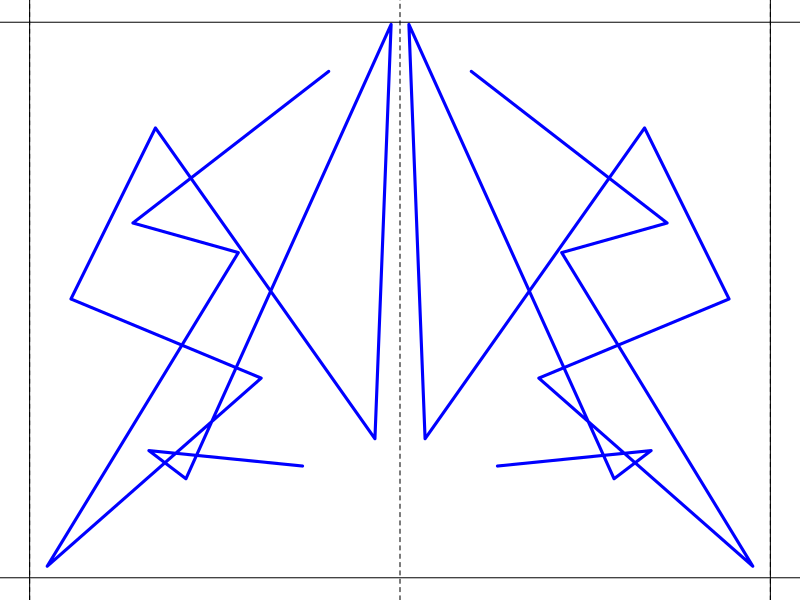
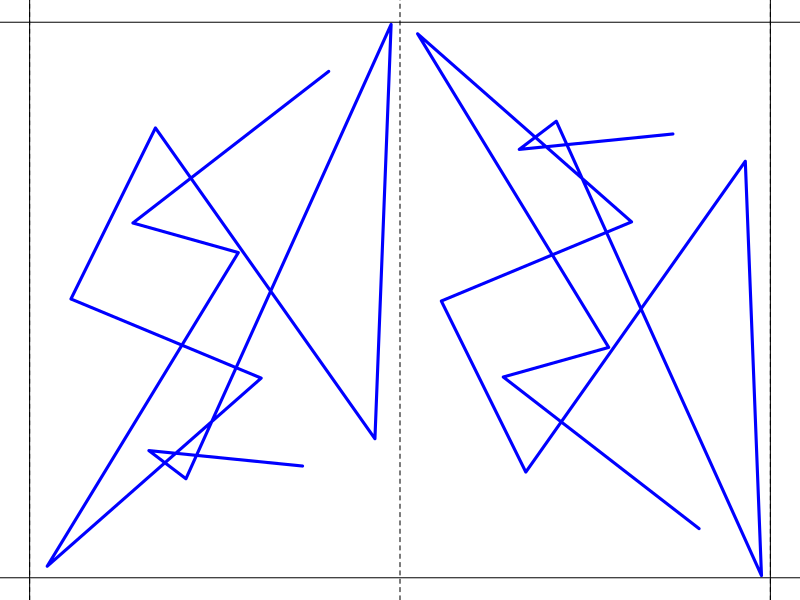
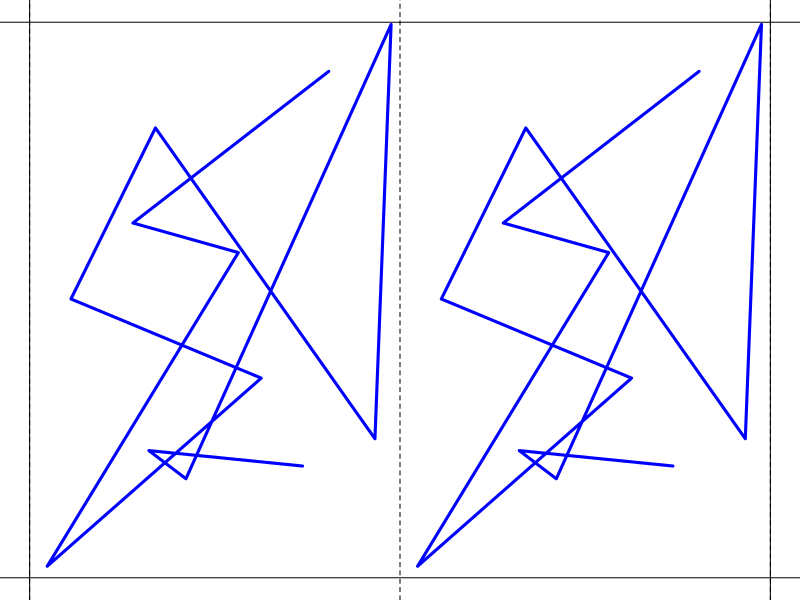
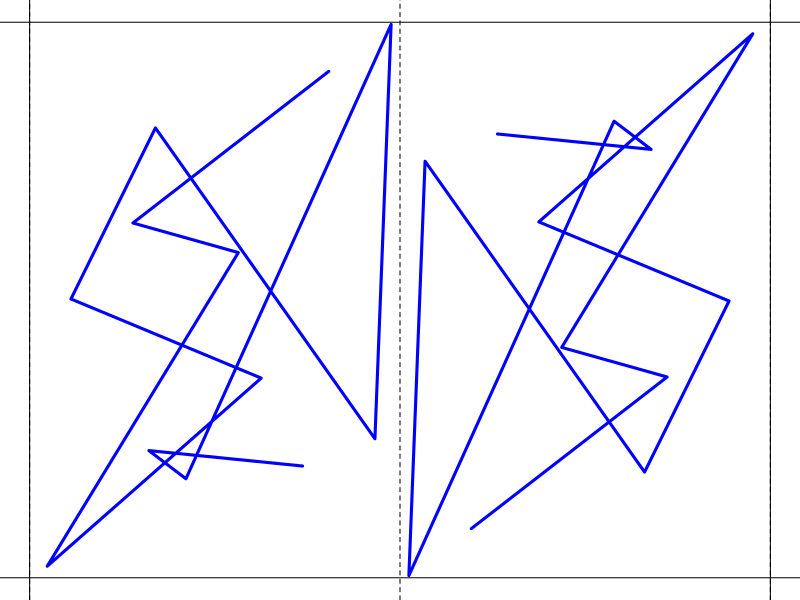

Reproduce these figures in R, in order.
## ---- chunk 1
myorder = sample(1:4)
wrds = c("translation","rotation","glide","mirror")
mywrds = wrds[myorder]

al = paste0("* ",wrds,collapse="\n")
sol1 = paste0(1*(myorder[1]==1:4),collapse="")
sol2 = paste0(1*(myorder[2]==1:4),collapse="")
sol3 = paste0(1*(myorder[3]==1:4),collapse="")
sol4 = paste0(1*(myorder[4]==1:4),collapse="")

getbasedots = function(fg=1,n=4){
    if(fg<6){
        x = runif(2*n)
        y = runif(2*n)-0.5
        h = runif(2*n)
        p = sample(1:20,2*n)
    } else {
        x = runif(n)
        y = runif(n)-0.5
        h = runif(n)
        p = sample(1:20,n)
        x = c(x,x)
        y = c(y,-y)
        h = c(h,h)
        p = c(p,p) 
    }
    dots = data.frame(x,y,h,p)
    return(dots)
}

translate = function(dots,dx=1){
    tdots = data.frame(dots)
    tdots$x = dots$x+dx
    return(tdots)
}
rotate = function(dots,xr){
    tdots = data.frame(dots)
    tdots$x = tdots$x-xr
    tdots$x = -tdots$x+xr
    tdots$y = -tdots$y
    return(tdots)
}
glide = function(dots,dx){
    tdots = data.frame(dots)
    tdots$x = tdots$x+dx
    tdots$y = -tdots$y
    return(tdots)
}
mirror = function(dots,xr){
    tdots = data.frame(dots)
    tdots$x = tdots$x-xr
    tdots$x = -tdots$x+xr
    return(tdots)
}

## ---- chunk 2

lwd=3
col="blue"

## ---- chunk 3
par(mar=c(0,0,0,0))
dots = getbasedots(1,6)
funcs = list(translate(dots,1),rotate(dots,1),glide(dots,1),mirror(dots,1))
d2 = funcs[[myorder[1]]]
plot(0,0,type="n",xlim=c(0,2),ylim=c(-0.5,0.5),axes=F,ann=F)
lines(dots$x,dots$y,lwd=lwd,col=col)
lines(d2$x,d2$y,lwd=lwd,col=col)
abline(v=seq(0,2,1),lty=2)
abline(h=c(0.5,-0.5))
abline(v=c(0,2))
## ---- chunk 4
par(mar=c(0,0,0,0))
# dots = getbasedots(1,6)
funcs = list(translate(dots,1),rotate(dots,1),glide(dots,1),mirror(dots,1))
d2 = funcs[[myorder[2]]]
plot(0,0,type="n",xlim=c(0,2),ylim=c(-0.5,0.5),axes=F,ann=F)
lines(dots$x,dots$y,lwd=lwd,col=col)
lines(d2$x,d2$y,lwd=lwd,col=col)
abline(v=seq(0,2,1),lty=2)
abline(h=c(0.5,-0.5))
abline(v=c(0,2))
## ---- chunk 5
par(mar=c(0,0,0,0))
# dots = getbasedots(1,6)
funcs = list(translate(dots,1),rotate(dots,1),glide(dots,1),mirror(dots,1))
d2 = funcs[[myorder[3]]]
plot(0,0,type="n",xlim=c(0,2),ylim=c(-0.5,0.5),axes=F,ann=F)
lines(dots$x,dots$y,lwd=lwd,col=col)
lines(d2$x,d2$y,lwd=lwd,col=col)
abline(v=seq(0,2,1),lty=2)
abline(h=c(0.5,-0.5))
abline(v=c(0,2))
## ---- chunk 6
par(mar=c(0,0,0,0))
# dots = getbasedots(1,6)
funcs = list(translate(dots,1),rotate(dots,1),glide(dots,1),mirror(dots,1))
d2 = funcs[[myorder[4]]]
plot(0,0,type="n",xlim=c(0,2),ylim=c(-0.5,0.5),axes=F,ann=F)
lines(dots$x,dots$y,lwd=lwd,col=col)
lines(d2$x,d2$y,lwd=lwd,col=col)
abline(v=seq(0,2,1),lty=2)
abline(h=c(0.5,-0.5))
abline(v=c(0,2))
